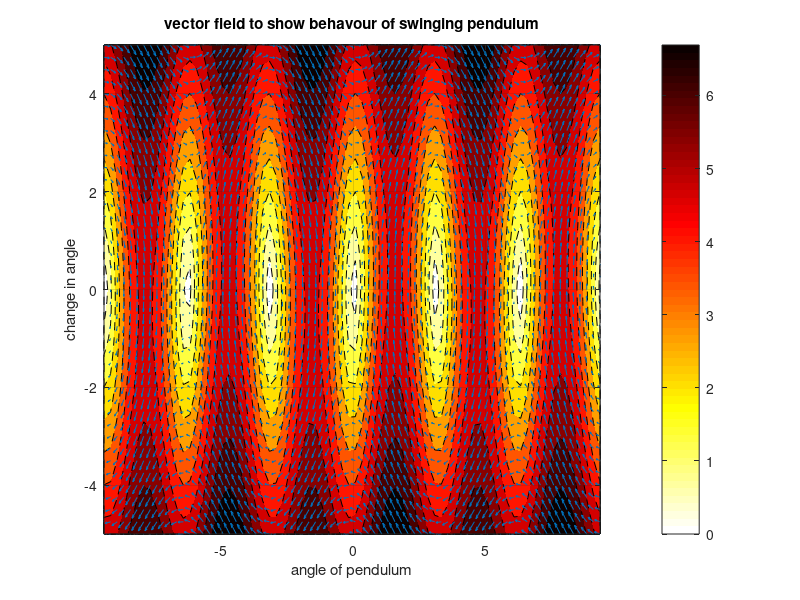

Recreate this plot in MATLAB. (Note: this script raises an error after producing the figure.)
mu = 0.1; % friction in system
g = -9.8; % acceleration due to gravity
L = 2; % length of the pendulum

% equation for acceration of pendulum
theta_dd = @(theta, theta_d) -1 * mu * theta_d - (g/L) * sin(theta);

% set up matrices
theta_test = [-3*pi:0.25:3*pi];
theta_d_test = [-5:0.25:5];

accel_u = zeros(length(theta_test), length(theta_d_test));
accel_v = zeros(length(theta_test),  length(theta_d_test));
magnitude = zeros(length(theta_test),  length(theta_d_test));

% calculate vector field at each point in mesh
for i=1:length(theta_test)
    for j=1:length(theta_d_test)
        accel_u(i ,j) = theta_d_test(j);
        accel_v(i, j) = theta_dd(theta_test(i), theta_d_test(j));
        magnitude(i, j) = sqrt(accel_u(i ,j)^2 + accel_v(i ,j)^2);
    end
end

true_u = accel_u';
true_v = accel_v';

%plot vector field
figure(1)
contourf(theta_test, theta_d_test, magnitude', '--');
colormap(flipud(hot))
hold on
quiver(theta_test, theta_d_test, accel_u', accel_v');
title('vector field to show behavour of swinging pendulum')
xlabel('angle of pendulum')
ylabel('change in angle')
grid on
c = colorbar;
c.Label.String = 'accelration in m/s' 

% do 5000 steps of swing
figure(2);
step = [1:1:5000];
t = 100 % t is factor to shrink time step
angle = zeros(length(step), 1);
angle_change = zeros(length(step), 1);
angle(1) = 1/2*pi;
angle_change(1) = 5;

for i=2:length(step)
    change = theta_dd(angle(i - 1), angle_change(i - 1));
    angle_change(i) = angle_change(i-1) + change/t;
    angle(i) = angle(i - 1) + angle_change(i - 1)/t;
end

plot(angle, angle_change)


